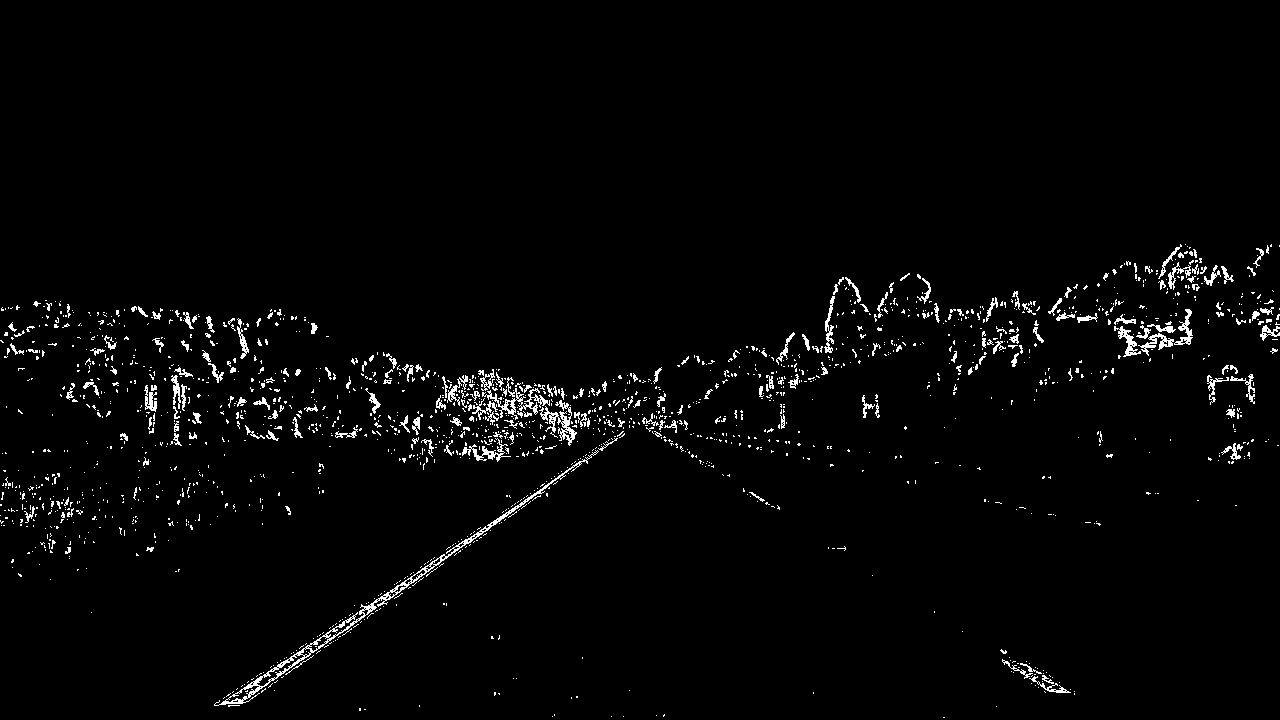
#> input picture test.png, 1280 x 720 px
$ python -i image_manipulation.py   (imports and definitions only)   (older library calls are emulated)
#> lines starting #> are read from the running program, lines starting #| are printed output that depends on the picture; after the words box and inside, x2 and y2 are one past the last pixel; in counts of white or black regions, pixels touching at a corner belong together
#> further down, picture is the input picture: shape (720, 1280, 3); values 0 (black) and 1 (white), 2.3% white in thin lines or dots, all inside (x1, y1, x2, y2) = (0, 244, 1280, 718)
import cv2
import numpy as np

def get_sobel_binary(img, orient='x', thresh_min=0, thresh_max=255):
    gray = cv2.cvtColor(img, cv2.COLOR_RGB2GRAY)
    x, y = (1, 0) if orient == 'x' else (0, 1)
    sobel = cv2.Sobel(gray, cv2.CV_64F, x, y)
    abs_sobel = np.absolute(sobel)
    scaled_sobel = np.uint8(255 * abs_sobel / np.max(abs_sobel))
    sobel_binary = np.zeros_like(scaled_sobel)
    sobel_binary[(scaled_sobel >= thresh_min) & (scaled_sobel <= thresh_max)] = 1
    return sobel_binary


def get_hls_binary(img, thresh_min=200, thresh_max=255, channel=2):
    hls = cv2.cvtColor(img, cv2.COLOR_BGR2HLS)
    channel = hls[:,:,channel]
    hls_binary = np.zeros_like(channel)
    hls_binary[(channel >= thresh_min) & (channel <= thresh_max)] = 1
    return hls_binary


def dir_threshold(img, sobel_kernel=3, thresh=(0, np.pi/2)):
#> called with sobel_kernel = 3, thresh = (0, 1.57)
    gray = cv2.cvtColor(img, cv2.COLOR_RGB2GRAY)
    # Calculate the x and y gradients
    sobelx = cv2.Sobel(gray, cv2.CV_64F, 1, 0, ksize=sobel_kernel)
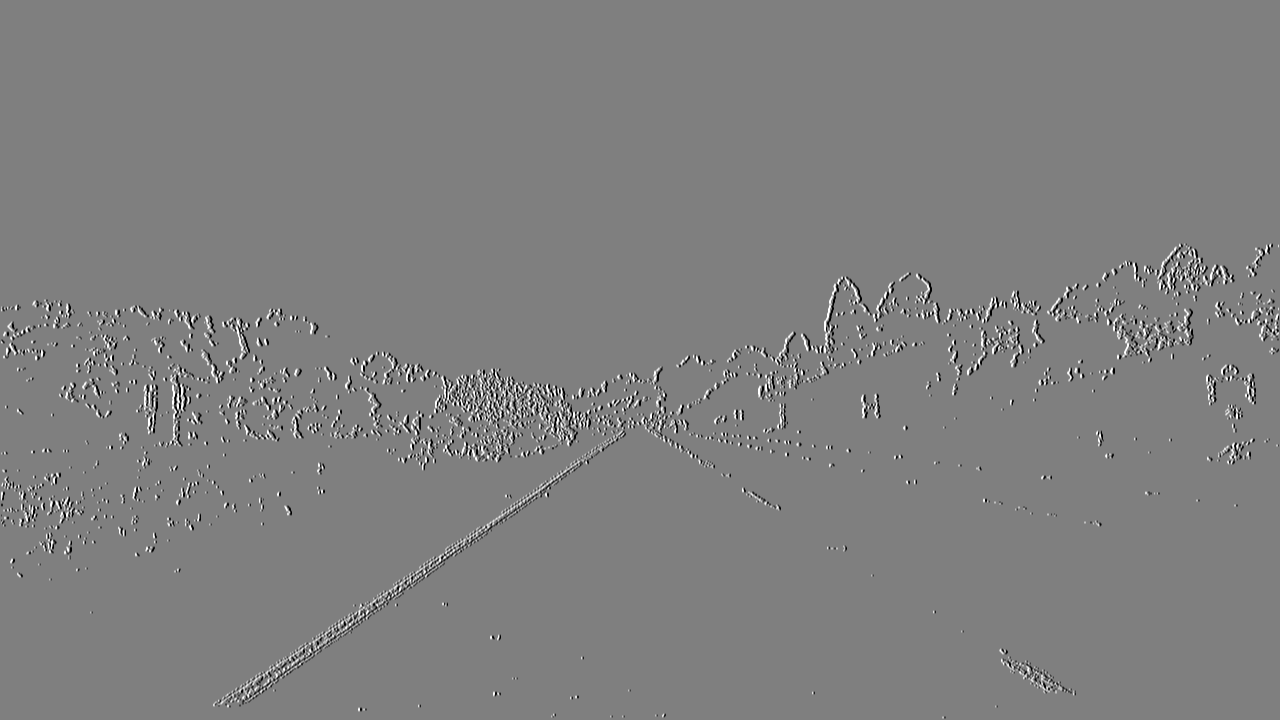
#> sobelx: shape (720, 1280) float64; min -4, max 4, mean 3.47e-05; drawn with min black and max white
    sobely = cv2.Sobel(gray, cv2.CV_64F, 0, 1, ksize=sobel_kernel)
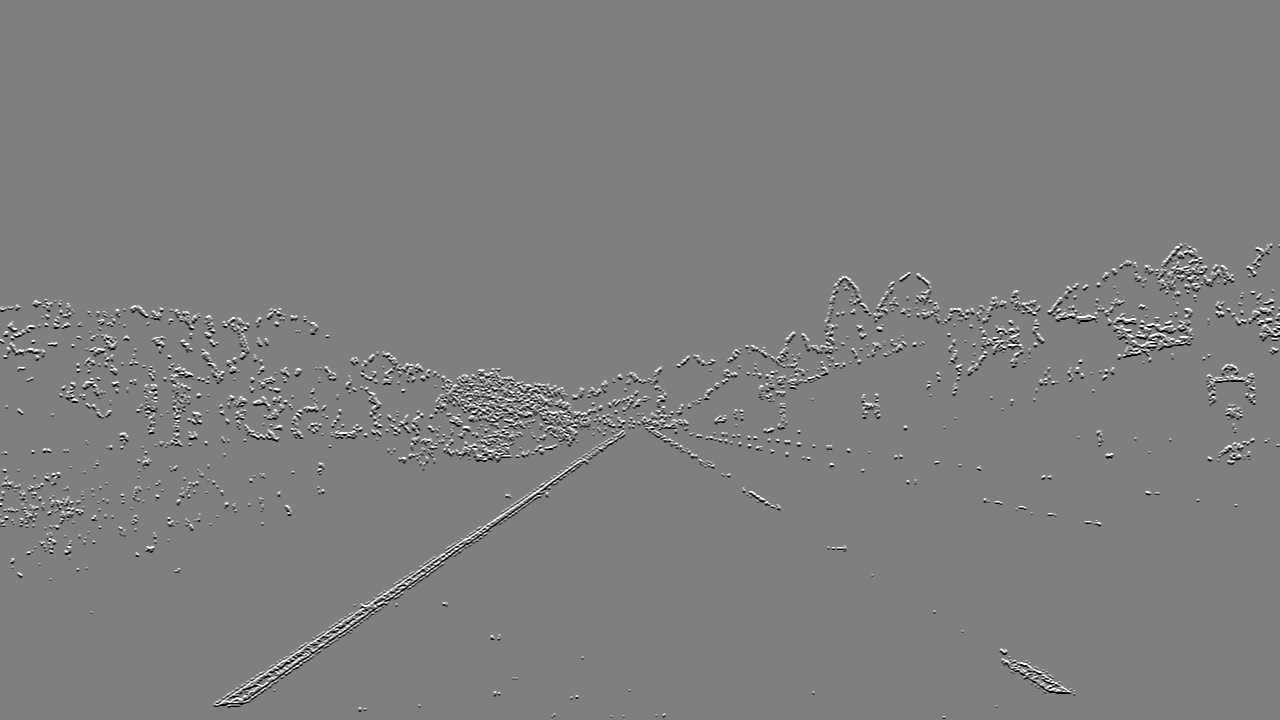
#> sobely: shape (720, 1280) float64; min -4, max 4, mean 0; drawn with min black and max white
    # Take the absolute value of the gradient direction,
    # apply a threshold, and create a binary image result
    absgraddir = np.arctan2(np.absolute(sobely), np.absolute(sobelx))
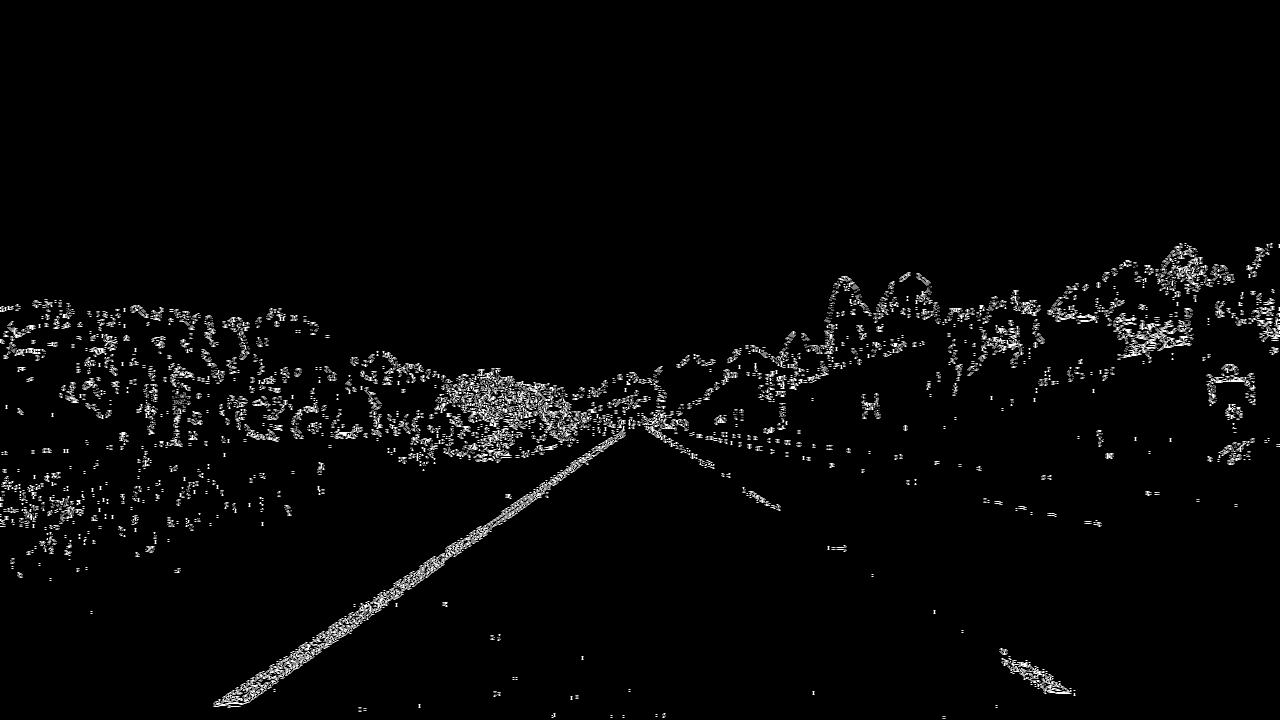
#> absgraddir: shape (720, 1280) float64; min 0, max 1.57, mean 0.0427; drawn with min black and max white
    binary_output =  np.zeros_like(absgraddir)
    binary_output[(absgraddir >= thresh[0]) & (absgraddir <= thresh[1])] = 1
    return binary_output

>>> import cv2
>>> picture = cv2.cvtColor(cv2.imread('test.png'), cv2.COLOR_BGR2RGB)
>>> result = dir_threshold(picture)
#> result: shape (720, 1280) float64; every value is 1
